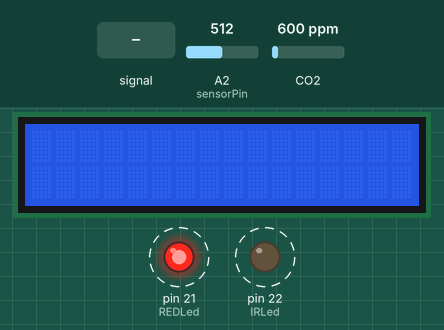
Simulated run of this sketch. Board: Arduino Mega 2560, built with avr-gcc and run on an emulated ATmega2560. Parts: 16×2 character LCD, output pins drawn as LEDs (lit = HIGH). Dashed ring = blinking. The inputs (shaded band) are chosen by the test bench; at power-on: A2 (sensorPin) = 512, CO2 600 ppm. Pins used as bus, display or sensor lines are not drawn; what the sketch prints to the serial monitor is not drawn.

Above: at 1.2 s.
1.3 s: A2 (sensorPin) fed a 200 Hz sine of ±81 counts around its level
At 4.2 s:
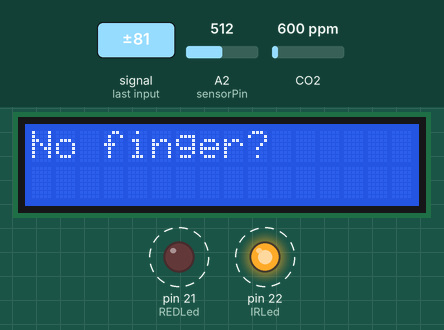
4.3 s: A2 (sensorPin) set to 523
At 6.5 s:
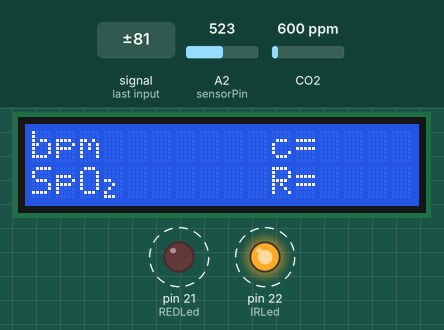
7.3 s: A2 (sensorPin) set to 511
At 9.8 s:
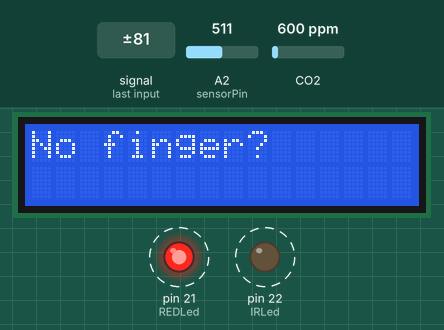
10.3 s: A2 (sensorPin) set to 533
13.3 s: A2 (sensorPin) set to 564
Timing chart, 0 to 17.3 s (numbered marks = the images above; inputs shaded):
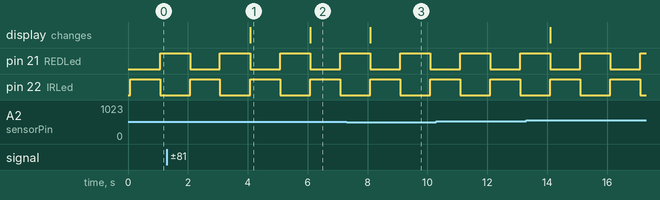

Measured:
- the behaviour switches between 512 and 513 on A2 (sensorPin) (found by bisection; images 1 and 2)
- after the input at 1.3 s, the display: changes after 2.8 s (image 1)
- after the input at 4.3 s, the display: changes after 1.8 s (image 2)
- after the input at 7.3 s, the display: changes after 0.79 s (image 3)
- by itself, pin 21 (REDLed), pin 22 (IRLed): alternates HIGH for 1.0 s and LOW for 1.0 s

The sketch:

Smart_Oximeter_Sketch.ino
```cpp
/*
 * an oximeter diy. v.0.92 (minor fixes)
 * by hacking a ky-039 heartbeat sensor or using an infrared led
 * a red led and a photodiode.
 * https://hackaday.io/project/170752-oximeter-do-it-yourself
 */

#include <Wire.h>
#include <LiquidCrystal.h>
#include <MQ135.h>


#define maxperiod_siz 80 // max number of samples in a period
#define measures 10      // number of periods stored
#define samp_siz 4       // number of samples for average
#define rise_threshold 3 // number of rising measures to determine a peak

// a liquid crystal displays BPM

const int rs = 12, en = 17, d4 = 18, d5 = 19, d6 = 20, d7 = 24;
 LiquidCrystal lcd(rs, en, d4, d5,d6, d7);

int T = 1000;              // slot milliseconds to read a value from the sensor
int sensorPin = 2;
int REDLed = 21;
int IRLed = 22;
int ControlLed = 24;


byte sym[3][8] = {
 {
  B00000,
  B01010,
  B11111,
  B11111,
  B01110,
  B00100,
  B00000,
  B00000
},{
  B00000,
  B00000,
  B00000,
  B11000,
  B00100,
  B01000,
  B10000,
  B11100
},{
  B00000,
  B00100,
  B01010,
  B00010,
  B00100,
  B00100,
  B00000,
  B00100
}
};

void setup() {
   Serial.begin(9600);
   Serial.flush();
   pinMode(sensorPin,INPUT);
   pinMode(REDLed,OUTPUT);
   pinMode(IRLed,OUTPUT);
    pinMode(ControlLed, OUTPUT);


   // initialize the LCD
   lcd.begin(16, 2);
   //lcd.backlight();

   // turn off leds
   digitalWrite(REDLed,LOW);
   digitalWrite(IRLed,LOW);

   for(int i=0;i<8;i++) lcd.createChar(i, sym[i]);


}

void loop (){

  MQ135 gasSensor = MQ135(A0);
  float air_quality = gasSensor.getPPM();

  if (air_quality <=450)
      {
        Serial.print("Fresh_Air, CO Gas Safe!: ");
        Serial.print("Air Quality CO: ");
        Serial.print(air_quality/1000);
        Serial.println(" PPM");
         digitalWrite(ControlLed,LOW);
         delay(1000);
        }
        else if (air_quality >450)
        {

    digitalWrite(ControlLed, HIGH);
  }

{

  bool finger_status = true;

  float readsIR[samp_siz], sumIR,lastIR, reader, start;
  float readsRED[samp_siz], sumRED,lastRED;


  int period, samples;
  period=0; samples=0;
  int samplesCounter = 0;
  float readsIRMM[maxperiod_siz],readsREDMM[maxperiod_siz];
  int ptrMM =0;
  for (int i = 0; i < maxperiod_siz; i++) { readsIRMM[i] = 0;readsREDMM[i]=0;}
  float IRmax=0;
  float IRmin=0;
  float REDmax=0;
  float REDmin=0;
  double R=0;

  float measuresR[measures];
  int measuresPeriods[measures];
  int m = 0;
  for (int i = 0; i < measures; i++) { measuresPeriods[i]=0; measuresR[i]=0; }

  int ptr;

  float beforeIR;

  bool rising;
  int rise_count;
  int n;
  long int last_beat;
  for (int i = 0; i < samp_siz; i++) { readsIR[i] = 0; readsRED[i]=0; }
  sumIR = 0; sumRED=0;
  ptr = 0;


  while(1)
  {

    //
    // turn on IR LED
    digitalWrite(REDLed,LOW);
    digitalWrite(IRLed,HIGH);

    // calculate an average of the sensor
    // during a 20 ms (T) period (this will eliminate
    // the 50 Hz noise caused by electric light
    n = 0;
    start = millis();
    reader = 0.;
    do
    {
      reader += analogRead (sensorPin);
      n++;
    }
    while (millis() < start + T);
    reader /= n;  // we got an average
    // Add the newest measurement to an array
    // and subtract the oldest measurement from the array
    // to maintain a sum of last measurements
    sumIR -= readsIR[ptr];
    sumIR += reader;
    readsIR[ptr] = reader;
    lastIR = sumIR / samp_siz;


    //
    // TURN ON RED LED and do the same

    digitalWrite(REDLed,HIGH);
    digitalWrite(IRLed,LOW);

    n = 0;
    start = millis();
    reader = 0.;
    do
    {
      reader += analogRead (sensorPin);
      n++;
    }
    while (millis() < start + T);
    reader /= n;  // we got an average
    // Add the newest measurement to an array
    // and subtract the oldest measurement from the array
    // to maintain a sum of last measurements
    sumRED -= readsRED[ptr];
    sumRED += reader;
    readsRED[ptr] = reader;
    lastRED = sumRED / samp_siz;


    //
    // R CALCULATION
    // save all the samples of a period both for IR and for RED
    readsIRMM[ptrMM]=lastIR;
    readsREDMM[ptrMM]=lastRED;
    ptrMM++;
    ptrMM %= maxperiod_siz;
    samplesCounter++;
    //
    // if I've saved all the samples of a period, look to find
    // max and min values and calculate R parameter
    if(samplesCounter>=samples){
      samplesCounter =0;
      IRmax = 0; IRmin=1023; REDmax = 0; REDmin=1023;
      for(int i=0;i<maxperiod_siz;i++) {
        if( readsIRMM[i]> IRmax) IRmax = readsIRMM[i];
        if( readsIRMM[i]>0 && readsIRMM[i]< IRmin ) IRmin = readsIRMM[i];
        readsIRMM[i] =0;
        if( readsREDMM[i]> REDmax) REDmax = readsREDMM[i];
        if( readsREDMM[i]>0 && readsREDMM[i]< REDmin ) REDmin = readsREDMM[i];
        readsREDMM[i] =0;
      }
      R =  ( (REDmax-REDmin) / REDmin) / ( (IRmax-IRmin) / IRmin ) ;
    }


    // check that the finger is placed inside
    // the sensor. If the finger is missing
    // RED curve is under the IR.
    //
    if (lastRED < lastIR) {
      if(finger_status==true) {
        finger_status = false;
        lcd.clear();
        lcd.setCursor(0,0);
        lcd.print("No finger?");
      }
    } else {
      if(finger_status==false) {
        lcd.clear();
        finger_status = true;

            lcd.setCursor(10,0);
            lcd.print("c=");

            lcd.setCursor(0,0);
            lcd.print("bpm");
            lcd.setCursor(0,1);
            lcd.print("SpO"); lcd.write(1);  //2
            lcd.setCursor(10,1);
            lcd.print("R=");


      }
    }


    float avR = 0;
    int avBPM=0;


    if (finger_status==true){


       // lastIR holds the average of the values in the array
       // check for a rising curve (= a heart beat)
       if (lastIR > beforeIR)
       {

         rise_count++;  // count the number of samples that are rising
         if (!rising && rise_count > rise_threshold)
         {
           lcd.setCursor(3,0);
           lcd.print( 0 );       // <3
            // Ok, we have detected a rising curve, which implies a heartbeat.
            // Record the time since last beat, keep track of the 10 previous
            // peaks to get an average value.
            // The rising flag prevents us from detecting the same rise
            // more than once.
            rising = true;

            measuresR[m] = R;
            measuresPeriods[m] = millis() - last_beat;
            last_beat = millis();
            int period = 0;
            for(int i =0; i<measures; i++) period += measuresPeriods[i];

            // calculate average period and number of samples
            // to store to find min and max values
            period = period / measures;
            samples = period / (2*T);

             int avPeriod = 0;

            int c = 0;
            // c stores the number of good measures (not floating more than 10%),
            // in the last 10 peaks
            for(int i =1; i<measures; i++) {
              if ( (measuresPeriods[i] <  measuresPeriods[i-1] * 1.1)  &&
                    (measuresPeriods[i] >  measuresPeriods[i-1] / 1.1)  ) {

                  c++;
                  avPeriod += measuresPeriods[i];
                  avR += measuresR[i];

              }
            }

            m++;
            m %= measures;

            lcd.setCursor(12,0);
            lcd.print(String(c)+"  ");

            // bpm and R shown are calculated as the
            // average of at least 5 good peaks
            avBPM = 60000 / ( avPeriod / c) ;
            avR = avR / c ;

            // if there are at last 5 measures
            lcd.setCursor(12,1);
            if(c==0) lcd.print("    "); else lcd.print(String(avR) + " ");

            // if there are at least 5 good measures...
            if(c > 4) {

              //
              // SATURTION IS A FUNCTION OF R (calibration)
              // Y = k*x + m
              // k and m are calculated with another oximeter
              int SpO2 = -19 * R + 112;

              lcd.setCursor(4,0);
              if(avBPM > 40 && avBPM <220) lcd.print(String(avBPM)+" "); //else lcd.print("---");

              lcd.setCursor(4,1);
              if(SpO2 > 70 && SpO2 <150) lcd.print( " " + String(SpO2) +"% "); //else lcd.print("--% ");


            } else {
              if(c <3) {
                // if less then 2 measures add ?
                lcd.setCursor(3,0); lcd.write( 2 ); //bpm ?
                lcd.setCursor(4,1); lcd.write( 2 ); //SpO2 ?
              }
            }


         }
       }
       else
       {
         // Ok, the curve is falling
         rising = false;
         rise_count = 0;
         lcd.setCursor(3,0);lcd.print(" ");
       }

       // to compare it with the new value and find peaks
       beforeIR = lastIR;


   } // finger is inside


    // PLOT everything
    Serial.print(lastIR);
    Serial.print(",");
    Serial.print(lastRED);

    /*
     * Serial.print(",");
    Serial.print(R);
    Serial.print(",");
    Serial.print(IRmax);
    Serial.print(",");
    Serial.print(IRmin);
    Serial.print(",");
    Serial.print(REDmax);
    Serial.print(",");
    Serial.print(REDmin);
    Serial.print(",");
    Serial.print(avR);
    Serial.print(",");
    Serial.print(avBPM); */
    Serial.println();


   // handle the arrays
   ptr++;
   ptr %= samp_siz;


  } // loop while 1

}
}
```
